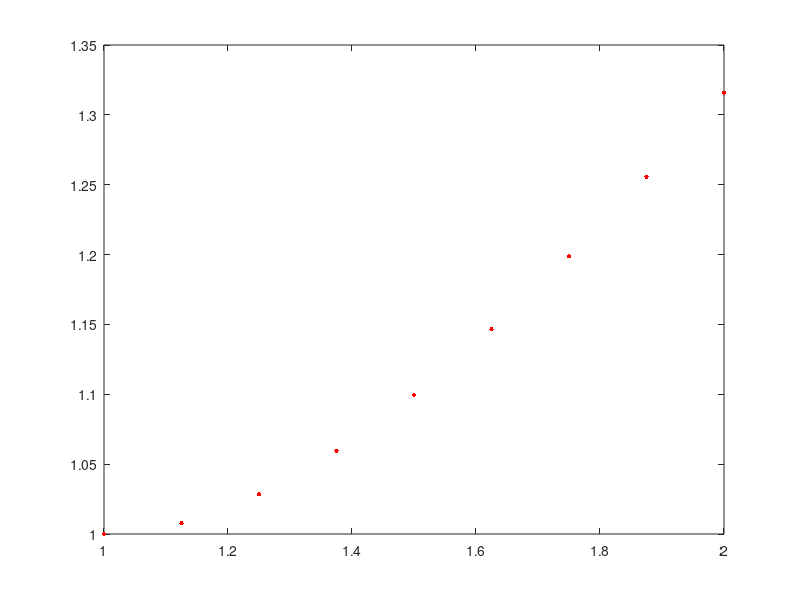

This figure's MATLAB source:
%Runge Kutta de orden 2
y1 = @(t,y) t-y^(3/2); %ec diff ordinaria
y0=1; %condición inicial
a=1;b=2; %intervalo donde se quiere la solución
%-----------------------------------------
N = 8;
yt= zeros(1,N); yt(1)=y0;
h = (b-a)/N;
a1=a;
for i=1:N
k1=h*y1(a1,y0);
k2=h*y1(a1+h,y0+k1);
yp=y0+(k1+k2)/2;yt(i+1)=yp;
fprintf('%d| yn=%f| k1=%f| k2=%f| y_n+1=%f\n',i,y0,k1,k2,yp)
y0=yp; a1=a1+h;
end
t1=a:h:b;
plot(t1,yt,'.r','MarkerSize',10)

